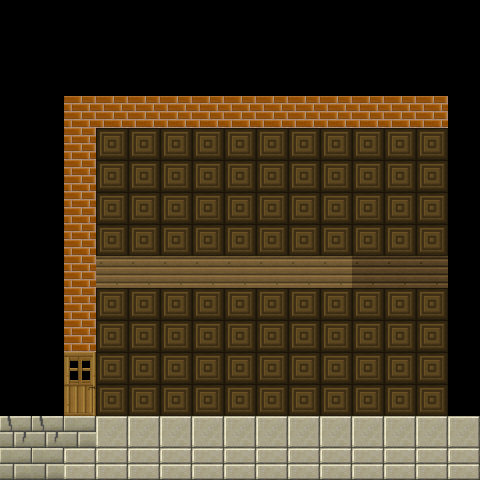

This is a level from a 2D game, rendered from its Tiled map with the project's own tilesets. A one-line summary and the complete map file follow:
An orthogonal 15x15 tile map with 32x32 px tiles, 1 tile layer (Tile Layer 1).

<map version="1.0" tiledversion="1.1.5" orientation="orthogonal" renderorder="right-down" width="15" height="15" tilewidth="32" tileheight="32" infinite="0" nextobjectid="1">
 <tileset firstgid="1" source="../tiles.tsx" />
 <layer name="Tile Layer 1" width="15" height="15">
  <data encoding="csv">
0,0,0,0,0,0,0,0,0,0,0,0,0,0,0,
0,0,0,0,0,0,0,0,0,0,0,0,0,0,0,
0,0,0,0,0,0,0,0,0,0,0,0,0,0,0,
0,0,45,45,45,45,45,45,45,45,45,45,45,45,0,
0,0,45,12,12,12,12,12,12,12,12,12,12,12,0,
0,0,45,12,12,12,12,12,12,12,12,12,12,12,0,
0,0,45,12,12,12,12,12,12,12,12,12,12,12,0,
0,0,45,12,12,12,12,12,12,12,12,12,12,12,0,
0,0,45,10,10,10,10,10,10,10,10,9,9,9,0,
0,0,45,12,12,12,12,12,12,12,12,12,12,12,0,
0,0,45,12,12,12,12,12,12,12,12,12,12,12,0,
0,0,19,12,12,12,12,12,12,12,12,12,12,12,0,
0,0,27,12,12,12,12,12,12,12,12,12,12,12,0,
4,4,3,7,7,7,7,7,7,7,7,7,7,7,7,
3,3,6,6,6,6,6,6,6,6,6,6,6,6,6
</data>
 </layer>
</map>
